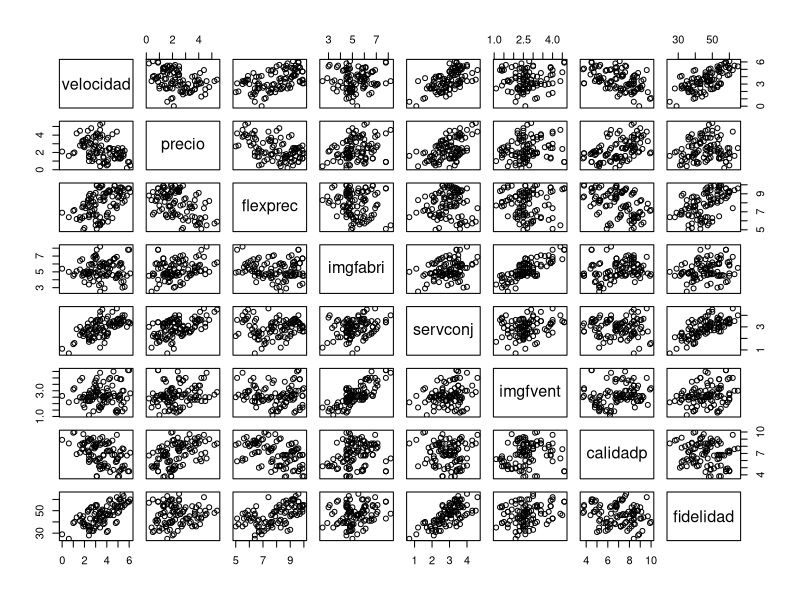
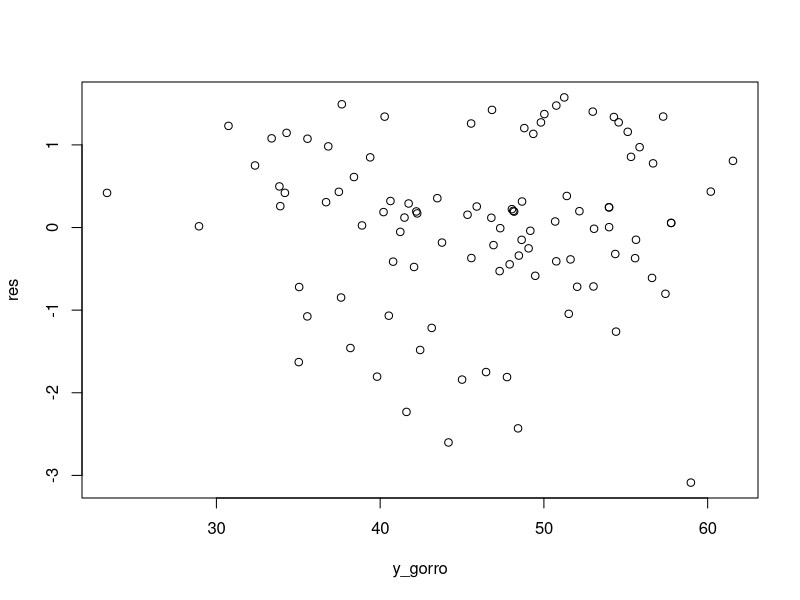
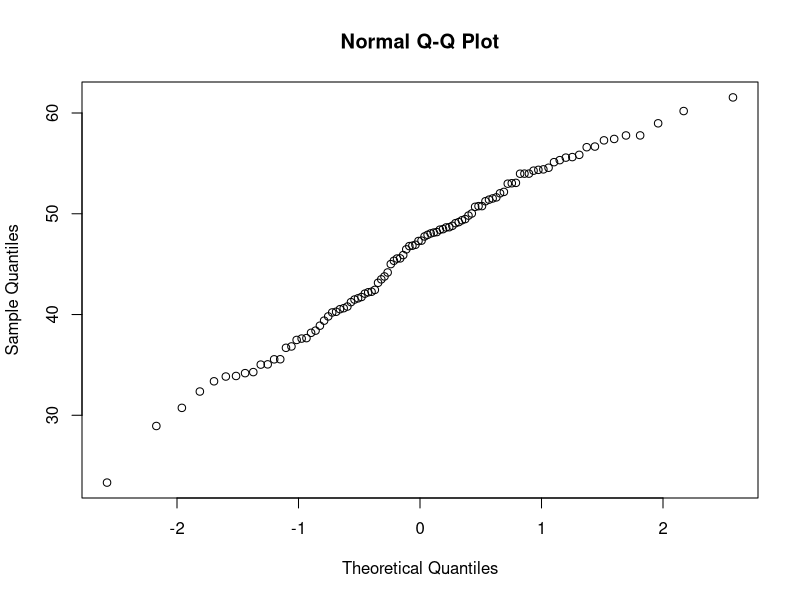
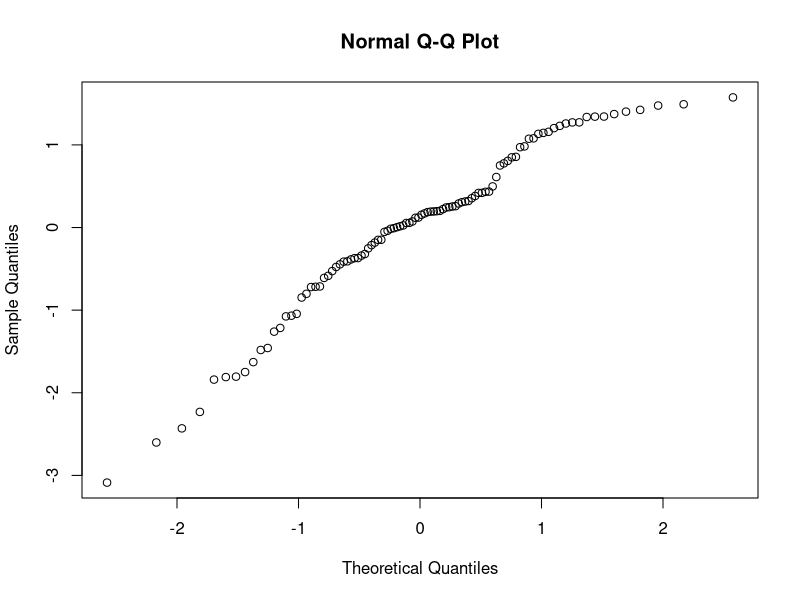
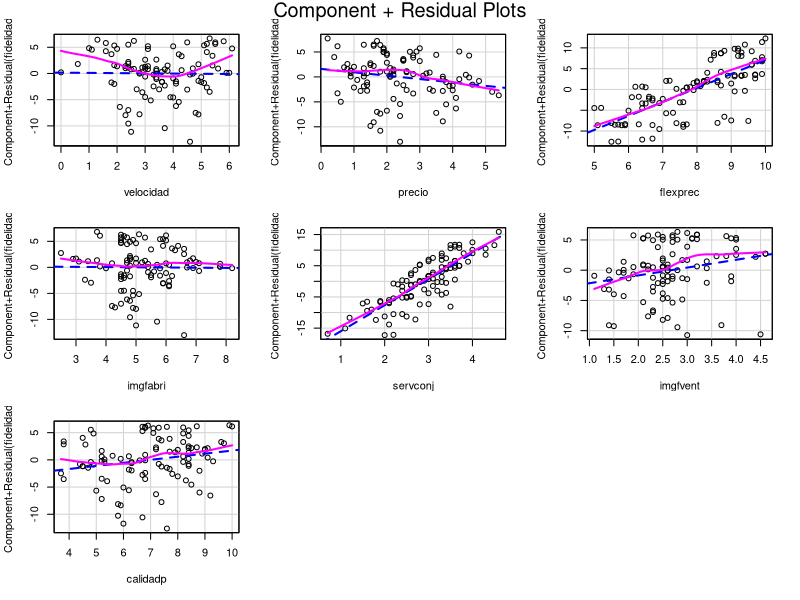

Reproduce these figures in R, in order.
# Ejercicios Ana Buendia 5 de Mayo

hatco <- read.csv(file="hatco2.csv", header=TRUE, as.is=NA)
#hatco

# Ejercicio 1

plot(hatco[,c(6:13)])
# Parece que velocidad y fidelidad tiene relacion lineal, asi com calidad y velocidad

# Ejercicio 2
mod1<-lm(fidelidad~velocidad+precio+flexprec+imgfabri+servconj+imgfvent+calidadp,hatco)
mod1

summary(mod1)

anova(mod1)

# Ejercicio 3

mod2<-lm(fidelidad~precio+flexprec+imgfabri+servconj+imgfvent+calidadp,hatco)
mod2

summary(mod2)

anova(mod2)
# Por el pvalor asociado a precio no se rechaza la hipotesis H0 al 5% de significacion, al resto si se rechaza

# Ejercicio 4

summary(mod1)
# Se rechaza la hipotesis al 5% de significacion, pero al 1% no

# Ejercicio 5

res <- rstandard(mod1)
y_gorro <- mod1$fitted.values

plot(y_gorro, res)
# No se distingue ninguna forma en la nube de puntos

# Ejercicio 6

library("lmtest")

dwtest(mod1)

# Ejercicio 7

kstestres <- ks.test(y_gorro, res)
kstestres

qqnorm(y_gorro)
qqnorm(res)
# El qqnorm parece bastante lineal, luego parece que sigue una normal (mas o menos, siendo optimistas)

# Ejercicio 8

library("car")

crPlots(mod1)

# Ejercicio 9
